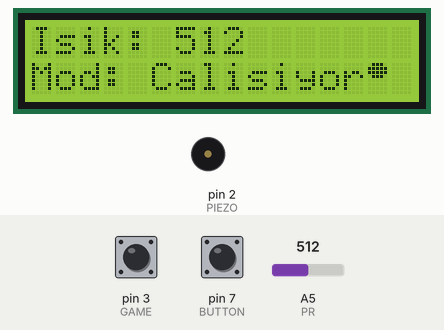
This sketch was run on a simulated Arduino Uno, built with avr-gcc and run on an emulated ATmega328P. Parts: 16×2 character LCD, buzzer (waves = sounding). Inputs (shaded band) come from the test bench; at power-on: pin 3 (GAME) HIGH, pin 7 (BUTTON) HIGH, A5 (PR) = 512.

Above: at 5.2 s.
5.3 s: pin 3 (GAME) pulled LOW for 1 s
At 6.7 s:
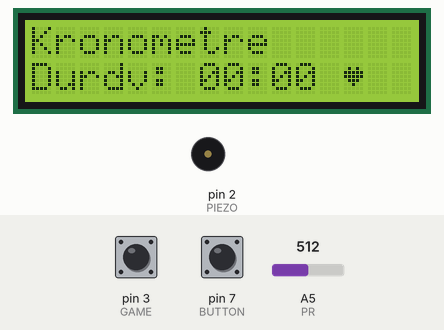
7.8 s: pin 7 (BUTTON) pulled LOW for 0.15 s
At 9.6 s:
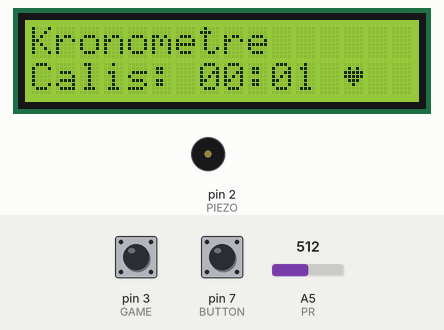
10.9 s: pin 7 (BUTTON) pulled LOW for 1 s
At 12.4 s:
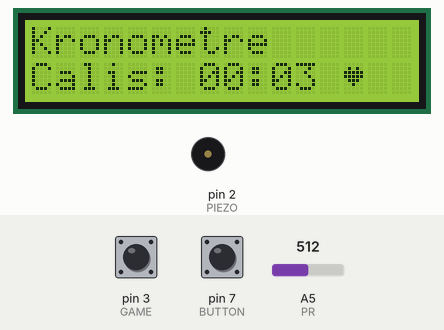
13.4 s: pin 3 (GAME) pulled LOW for 0.15 s
At 14.3 s:
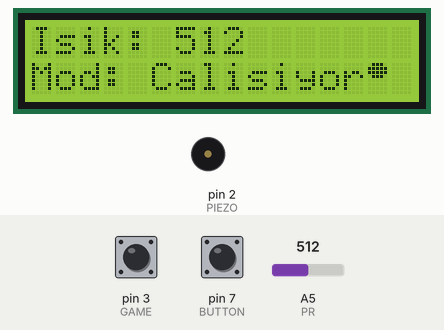
15.0 s: A5 (PR) set to 308
At 15.8 s:
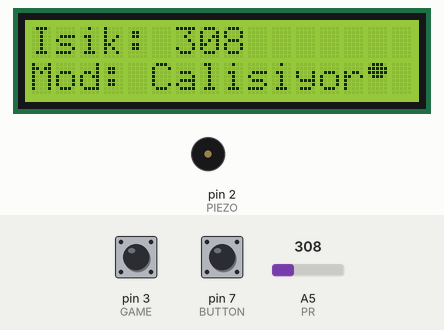
16.5 s: A5 (PR) set to 287
At 16.8 s:
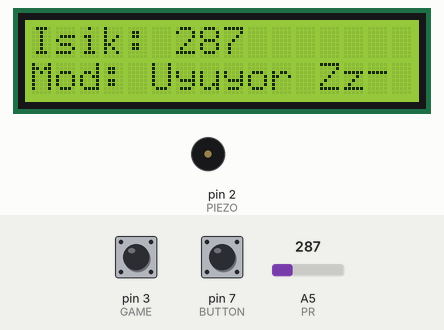
Timing chart, 0 to 30.1 s (numbered marks = the images above; inputs shaded):
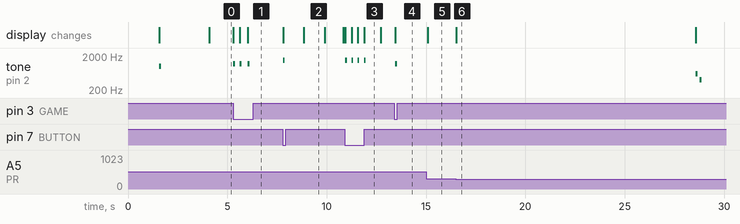

Measured:
- the behaviour switches between 300 and 299 on A5 (PR) (found by bisection; images 5 and 6)
- after the input at 5.3 s, tone on pin 2 (PIEZO): goes 1200 Hz 0.10 s, silent 0.22 s, 1200 Hz 0.10 s, silent 0.31 s, 1200 Hz 0.10 s, then silent, starting at once; the display: changes at once (image 1)
- after the input at 7.8 s, tone on pin 2 (PIEZO): silent → 1500 Hz at once, → silent 0.08 s later; the display: first changes at once (image 2 shows a later state)
- after the input at 10.9 s, tone on pin 2 (PIEZO): alternates 1500 Hz for 0.08 s and silent for 0.23 s, 8 changes in all, then stays silent, starting at once; the display: first changes after 0.05 s (image 3 shows a later state)
- after the input at 13.4 s, tone on pin 2 (PIEZO): silent → 1200 Hz after 0.05 s, → silent 0.10 s later; the display: changes after 0.06 s (image 4)
- after the input at 15.0 s, the display: changes after 0.09 s (image 5)
- after the input at 16.5 s, the display: changes at once (image 6)

The sketch:

RobotDeskBuddy.ino
```cpp
#include <LiquidCrystal.h>

// --- PİN TANIMLAMALARI ---
const int BUTTON = 7;     // Kronometre Başlat/Durdur butonu
const int PR = A5;        // LDR Işık Sensörü
const int PIEZO = 2;      // Buzzer
const int GAME = 3;       // Mod Değiştirme Butonu (Mod 0 <-> Mod 1)

const int RS = 8;
const int E = 9;
const int DB4 = 10;
const int DB5 = 11;
const int DB6 = 12;
const int DB7 = 13;

LiquidCrystal lcd(RS, E, DB4, DB5, DB6, DB7);

// --- ÖZEL LCD KARAKTERLERİ ---
byte normalGoz[8] = {
  B01110,
  B11111,
  B11111,
  B01110,
  B00000,
  B00000,
  B00000,
  B00000
};

byte yorgunGoz[8] = {
  B00000,
  B00000,
  B11111,
  B00000,
  B00000,
  B00000,
  B00000,
  B00000
};

byte kalpSembol[8] = {
  B00000,
  B01010,
  B11111,
  B11111,
  B01110,
  B00100,
  B00000,
  B00000
};

// --- SİSTEM DEĞİŞKENLERİ ---
int sistemModu = 0;       // 0: Işık/Ruh Hali, 1: Kronometre
int prValue;

// Debounce Zamanlayıcıları
unsigned long sonGameBasma = 0;
unsigned long sonBtnBasma = 0;
const unsigned long debounceGecikmesi = 300;

// Kronometre Değişkenleri
bool kronometreCalisiyor = false;
unsigned long kronometreBaslangic = 0;
unsigned long gecenToplamSure = 0;

// Boşta Kalma (Sıkılma) Takibi
unsigned long sonEtkilesimZamani = 0;
const unsigned long sikilmaSuresi = 15000;
bool sikildiMi = false;

void setup() {
  pinMode(BUTTON, INPUT_PULLUP);
  pinMode(GAME, INPUT_PULLUP);
  pinMode(PR, INPUT);
  pinMode(PIEZO, OUTPUT);

  lcd.begin(16, 2);

  // Özel karakterleri belleğe yükle
  lcd.createChar(0, normalGoz);
  lcd.createChar(2, yorgunGoz);
  lcd.createChar(3, kalpSembol);

  // Açılış Animasyonu
  lcd.setCursor(4, 0);
  lcd.write(byte(2));
  lcd.print(" Uyanior ");
  lcd.write(byte(2));
  delay(1500);

  lcd.clear();
  lcd.setCursor(4, 0);
  lcd.write(byte(0));
  lcd.print(" Merhaba! ");
  lcd.write(byte(0));

  lcd.setCursor(0, 1);
  lcd.print("  Gunaydin! <3  ");

  tone(PIEZO, 1000, 100);
  delay(2500);
  lcd.clear();

  sonEtkilesimZamani = millis();
}

void loop() {
  unsigned long simdikiZaman = millis();

  // --- MOD DEĞİŞTİRME (GAME BUTONU) ---
  if (digitalRead(GAME) == LOW && (simdikiZaman - sonGameBasma) > debounceGecikmesi) {
    sistemModu = (sistemModu + 1) % 2; // 0 ve 1 arasında geçiş yap
    sonGameBasma = simdikiZaman;
    sonEtkilesimZamani = simdikiZaman;
    sikildiMi = false;
    tone(PIEZO, 1200, 100);
    lcd.clear();
  }

  // Tuş basıldığında sıkılma sayacını sıfırla
  if (digitalRead(BUTTON) == LOW || digitalRead(GAME) == LOW) {
    sonEtkilesimZamani = simdikiZaman;
    if (sikildiMi) {
      sikildiMi = false;
      lcd.clear();
    }
  }

  // --- SIKILMA DAVRANIŞI ---
  if ((simdikiZaman - sonEtkilesimZamani > sikilmaSuresi) && !sikildiMi && sistemModu == 0) {
    sikildiMi = true;
    lcd.clear();
    lcd.setCursor(0, 0);
    lcd.print("Sikildim ama... ");
    lcd.setCursor(0, 1);
    lcd.print("Bana dokunsana? ");
    tone(PIEZO, 600, 80);
    delay(200);
    tone(PIEZO, 400, 80);
  }

  if (sikildiMi) {
    return;
  }

  // --- ÇALIŞMA MODLARI ---
  if (sistemModu == 0) {
    // MOD 0: Işık Sensörü & Ruh Hali
    prValue = analogRead(PR);

    lcd.setCursor(0, 0);
    lcd.print("Isik: ");
    lcd.print(prValue);
    lcd.print("   ");

    lcd.setCursor(0, 1);
    if (prValue < 300) {
      lcd.print("Mod: Uyuyor Zzz ");
      lcd.setCursor(14, 1); lcd.write(byte(2)); // Uykulu göz
    } else {
      lcd.print("Mod: Calisiyor  ");
      lcd.setCursor(14, 1); lcd.write(byte(0)); // Normal göz
    }
    delay(200);

  }
  else if (sistemModu == 1) {
    // MOD 1: KRONOMETRE
    lcd.setCursor(0, 0);
    lcd.print("Kronometre      ");

    // Buton ile kronometreyi başlat / durdur
    if (digitalRead(BUTTON) == LOW && (simdikiZaman - sonBtnBasma) > debounceGecikmesi) {
      sonBtnBasma = simdikiZaman;
      kronometreCalisiyor = !kronometreCalisiyor;
      if (kronometreCalisiyor) {
        kronometreBaslangic = millis() - gecenToplamSure;
      }
      tone(PIEZO, 1500, 80);
    }

    if (kronometreCalisiyor) {
      gecenToplamSure = millis() - kronometreBaslangic;
    }

    unsigned long toplamSaniye = gecenToplamSure / 1000;
    int dakika = (toplamSaniye / 60) % 60;
    int saniye = toplamSaniye % 60;

    // 2 saat çalışma uyarısı
    if (toplamSaniye >= 7200) {
      lcd.setCursor(0, 1);
      lcd.print("Yorgun! Mola ver");
      tone(PIEZO, 400, 200);
      delay(500);
      return;
    }

    lcd.setCursor(0, 1);
    if (kronometreCalisiyor) {
      lcd.print("Calis: ");
    } else {
      lcd.print("Durdv: ");
    }

    if (dakika < 10) lcd.print("0");
    lcd.print(dakika);
    lcd.print(":");
    if (saniye < 10) lcd.print("0");
    lcd.print(saniye);
    lcd.print(" ");
    lcd.write(byte(3));
    delay(100);
  }
}
```
